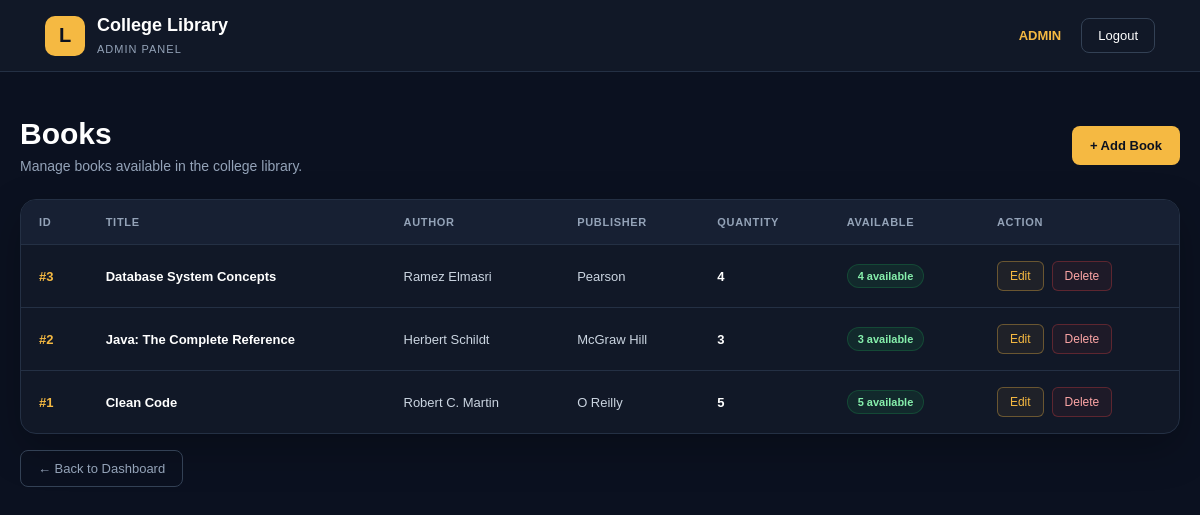
/admin/books/view.php (signed in), run on the app's committed database.
### tables this page shows
CREATE TABLE books (
    id INT PRIMARY KEY AUTO_INCREMENT,
    title VARCHAR(150) NOT NULL,
    author_id INT NOT NULL,
    publisher_id INT NOT NULL,
    quantity INT NOT NULL,
    available_quantity INT NOT NULL,

    FOREIGN KEY (author_id) REFERENCES authors(id),
    FOREIGN KEY (publisher_id) REFERENCES publishers(id)
);

CREATE TABLE authors (
    id INT PRIMARY KEY AUTO_INCREMENT,
    name VARCHAR(100) NOT NULL
);

CREATE TABLE publishers (
    id INT PRIMARY KEY AUTO_INCREMENT,
    name VARCHAR(100) NOT NULL
);

### admin/books/view.php (the view, shortened to what this page needs)
<?php
require_once "../../config/db.php";
$sql = "SELECT books.*,
               authors.name AS author_name,
               publishers.name AS publisher_name
        FROM books
        JOIN authors ON books.author_id = authors.id
        JOIN publishers ON books.publisher_id = publishers.id
        ORDER BY books.id DESC";
$result = mysqli_query($conn, $sql);
?>
<!DOCTYPE html>
<html lang="en">
<head>
</head>
<body>
    <div class="navbar">
        <div class="brand">
            <div class="logo">
                L
            </div>
            <div class="brand-text">
                <h2>College Library</h2>
                <span>ADMIN PANEL</span>
            </div>
        </div>
        <div class="nav-right">
            <span class="admin-badge">
                ADMIN
            </span>
            <a href="../../logout.php" class="logout">
                Logout
            </a>
        </div>
    </div>
    <div class="container">
        <div class="page-header">
            <div>
                <h1>Books</h1>
                <p>
                    Manage books available in the college library.
                </p>
            </div>
            <a href="add.php" class="add-btn">
                + Add Book
            </a>
        </div>
        <div class="table-card">
            <div class="table-wrapper">
                <table>
                    <thead>
                        <tr>
                            <th>ID</th>
                            <th>Title</th>
                            <th>Author</th>
                            <th>Publisher</th>
                            <th>Quantity</th>
                            <th>Available</th>
                            <th>Action</th>
                        </tr>
                    </thead>
                    <tbody>
                    <?php if (mysqli_num_rows($result) > 0) { ?>
                        <?php while ($book = mysqli_fetch_assoc($result)) { ?>
                            <tr>
                                <td class="id">
                                    #<?php echo $book['id']; ?>
                                </td>
                                <td class="book-title">
                                    <?php
                                    echo htmlspecialchars($book['title']);
                                    ?>
                                </td>
                                <td class="muted">
                                    <?php
                                    echo htmlspecialchars($book['author_name']);
                                    ?>
                                </td>
                                <td class="muted">
                                    <?php
                                    echo htmlspecialchars($book['publisher_name']);
                                    ?>
                                </td>
                                <td class="quantity">
                                    <?php
                                    echo $book['quantity'];
                                    ?>
                                </td>
                                <td>
                                    <?php
                                    $available = $book['available_quantity'];
                                    $quantity = $book['quantity'];
                                    if ($available == 0) {
                                        $class = "none";
                                    } elseif ($available <= ($quantity / 2)) {
                                        $class = "low";
                                    } else {
                                        $class = "good";
                                    }
                                    ?>
                                    <span class="available <?php echo $class; ?>">
                                        <?php echo $available; ?>
                                        available
                                    </span>
                                </td>
                                <td>
                                    <div class="actions">
                                        <a
                                            href="edit.php?id=<?php echo $book['id']; ?>"
                                            class="edit-btn"
                                        >
                                            Edit
                                        </a>
                                        <a
                                            href="delete.php?id=<?php echo $book['id']; ?>"
                                            class="delete-btn"
                                            onclick="return confirm('Are you sure you want to delete this book?');"
                                        >
                                            Delete
                                        </a>
                                    </div>
                                </td>
                            </tr>
                        <?php } ?>
                    <?php } ?>
                    </tbody>
                </table>
            </div>
        </div>
        <div class="bottom">
            <a href="../dashboard.php" class="back-btn">
                ← Back to Dashboard
            </a>
        </div>
    </div>
</body>
</html>

### admin/books/view.php (style rules this page uses)
* { box-sizing: border-box; margin: 0; padding: 0; }
body { font-family: Arial, Helvetica, sans-serif; background: #0b1120; color: #ffffff; min-height: 100vh; }
.navbar { height: 72px; background: #111827; border-bottom: 1px solid #243044; display: flex; align-items: center; justify-content: space-between; padding: 0 45px; }
.brand { display: flex; align-items: center; gap: 12px; }
.logo { width: 40px; height: 40px; background: #f5b942; color: #0b1120; border-radius: 10px; display: flex; align-items: center; justify-content: center; font-size: 20px; font-weight: bold; }
.brand-text h2 { font-size: 18px; margin-bottom: 3px; }
.brand-text span { font-size: 11px; color: #94a3b8; letter-spacing: 1px; }
.nav-right { display: flex; align-items: center; gap: 20px; }
.admin-badge { color: #f5b942; font-size: 13px; font-weight: bold; }
.logout { text-decoration: none; color: #ffffff; border: 1px solid #334155; padding: 9px 16px; border-radius: 8px; font-size: 13px; transition: 0.2s; }
.container { max-width: 1250px; margin: 45px auto; padding: 0 20px; }
.page-header { display: flex; justify-content: space-between; align-items: center; margin-bottom: 25px; }
.page-header h1 { font-size: 30px; margin-bottom: 7px; }
.page-header p { color: #94a3b8; font-size: 14px; }
.add-btn { text-decoration: none; background: #f5b942; color: #0b1120; padding: 12px 18px; border-radius: 8px; font-size: 13px; font-weight: bold; transition: 0.2s; }
.table-card { background: #111827; border: 1px solid #243044; border-radius: 16px; overflow: hidden; box-shadow: 0 15px 40px rgba(0, 0, 0, 0.25); }
.table-wrapper { width: 100%; overflow-x: auto; }
table { width: 100%; border-collapse: collapse; min-width: 950px; }
thead { background: #172033; }
th { text-align: left; padding: 16px 18px; color: #94a3b8; font-size: 11px; text-transform: uppercase; letter-spacing: 0.7px; white-space: nowrap; }
td { padding: 16px 18px; border-top: 1px solid #243044; color: #e2e8f0; font-size: 13px; white-space: nowrap; }
tbody tr { transition: 0.2s; }
.id { color: #f5b942; font-weight: bold; }
.book-title { color: #ffffff; font-weight: 600; }
.muted { color: #cbd5e1; }
.quantity { color: #ffffff; font-weight: 600; }
.available { display: inline-block; padding: 5px 10px; border-radius: 20px; font-size: 11px; font-weight: bold; }
.available.good { background: rgba(34, 197, 94, 0.10); color: #86efac; border: 1px solid rgba(34, 197, 94, 0.20); }
.actions { display: flex; align-items: center; gap: 8px; }
.edit-btn, .delete-btn { text-decoration: none; padding: 7px 12px; border-radius: 6px; font-size: 12px; transition: 0.2s; }
.edit-btn { color: #f5b942; border: 1px solid rgba(245, 185, 66, 0.35); background: rgba(245, 185, 66, 0.06); }
.delete-btn { color: #fca5a5; border: 1px solid rgba(239, 68, 68, 0.30); background: rgba(239, 68, 68, 0.06); }
.bottom { margin-top: 25px; }
.back-btn { text-decoration: none; color: #94a3b8; border: 1px solid #334155; padding: 10px 17px; border-radius: 8px; font-size: 13px; transition: 0.2s; }

### data on the page
books: id "3", title "Database System Concepts", author.name "Ramez Elmasri", publisher.name "Pearson", quantity "4", available_quantity "4"
books: id "2", title "Java: The Complete Reference", author.name "Herbert Schildt", publisher.name "McGraw Hill", quantity "3", available_quantity "3"
books: id "1", title "Clean Code", author.name "Robert C. Martin", publisher.name "O Reilly", quantity "5", available_quantity "5"
